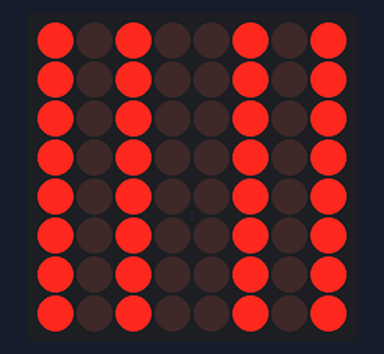
The sketch below on a simulated Arduino Uno, built with avr-gcc and run on an emulated ATmega328P. Parts: 8×8 LED matrix. Wiring (inferred from the names in the program): MAX7219 LED driver (orientation assumed): data pin 12; clock pin 10; CS pin 11.

Above: at 0.1 s.

The sketch:

Task4_setup.ino
```cpp
///*
// * Written by Ishaan Bhimani
// *
// */

#define OP_DECODEMODE  8
#define OP_SCANLIMIT   10
#define OP_SHUTDOWN    11
#define OP_DISPLAYTEST 14
#define OP_INTENSITY   10

//Transfers 1 SPI command to LED Matrix for given row
//Input: row - row in LED matrix
//       data - bit representation of LEDs in a given row; 1 indicates ON, 0 indicates OFF
void spiTransfer(volatile byte row, volatile byte data);

// change these pins as necessary
int DIN = 12;
int CS =  11;
int CLK = 10;

byte spidata[2]; //spi shift register uses 16 bits, 8 for ctrl and 8 for data

void setup(){

  //must do this setup
  pinMode(DIN, OUTPUT);
  pinMode(CS, OUTPUT);
  pinMode(CLK, OUTPUT);
  digitalWrite(CS, HIGH);
  spiTransfer(OP_DISPLAYTEST,0);
  spiTransfer(OP_SCANLIMIT,7);
  spiTransfer(OP_DECODEMODE,0);
  spiTransfer(OP_SHUTDOWN,1);
}

void loop(){
  int j = 0;
  int i = 0;
  for (j = 0; j < 8; j++){ //for each row, set the LEDs
    spiTransfer(j, 0b10100101);

  }
  delay(500);
  for (i = 0; i < 8; i++){ //for each row, clear the LEDs
    spiTransfer(i, 0b00000000);
  }
  delay(500);
}

void spiTransfer(volatile byte opcode, volatile byte data){
  int offset = 0; //only 1 device
  int maxbytes = 2; //16 bits per SPI command

  for(int i = 0; i < maxbytes; i++) { //zero out spi data
    spidata[i] = (byte)0;
  }
  //load in spi data
  spidata[offset+1] = opcode+1;
  spidata[offset] = data;
  digitalWrite(CS, LOW); //
  for(int i=maxbytes;i>0;i--)
    shiftOut(DIN,CLK,MSBFIRST,spidata[i-1]); //shift out 1 byte of data starting with leftmost bit
  digitalWrite(CS,HIGH);
}
```
